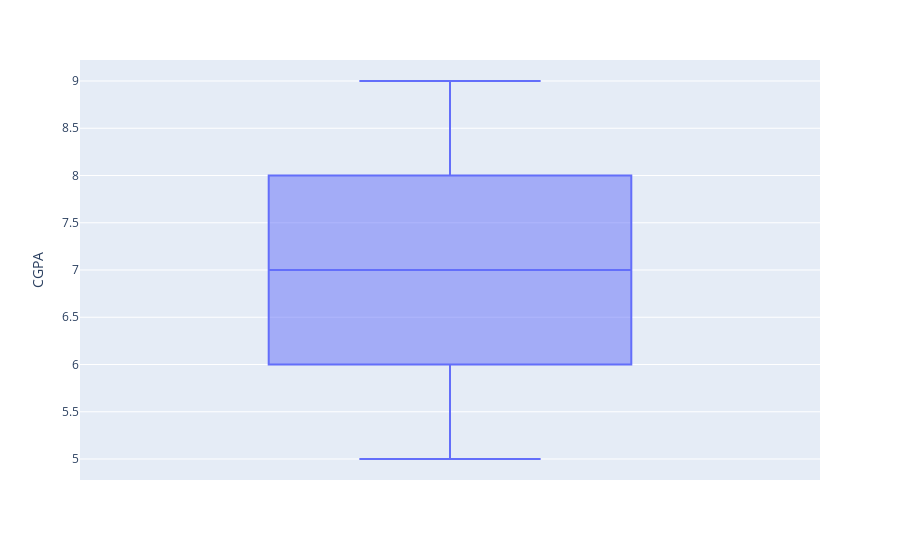

Write notebook code for a chart like this one.
### Markdown cell above
# Representation phase
### The process of statistical representation involves using statistical measures and visualizations to present data in a meaningful and understandable manner with the main objective of enabling the user to understand insights and patterns in the data and make well-informed decisions using the data.

### Code cell
figure = px.box(dataframe, y='CGPA')  
figure.show()

### Figure 1 — Plotly figure (JSON) as saved in the notebook; plotly's stock layout.template omitted (floating-point values rounded to 4 significant figures; data arrays with more than 128 entries replaced by an {"elided": "..."} marker saying what was removed)
{"data": [{"alignmentgroup": "True", "hovertemplate": "CGPA=%{y}<extra></extra>", "legendgroup": "", "marker": {"color": "#636efa"}, "name": "", "notched": false, "offsetgroup": "", "orientation": "v", "showlegend": false, "type": "box", "x0": " ", "xaxis": "x", "y": {"elided": "1137 int values"}, "y0": " ", "yaxis": "y"}], "layout": {"boxmode": "group", "legend": {"tracegroupgap": 0}, "margin": {"t": 60}, "xaxis": {"anchor": "y", "domain": [0, 1]}, "yaxis": {"anchor": "x", "domain": [0, 1], "title": {"text": "CGPA"}}}}
